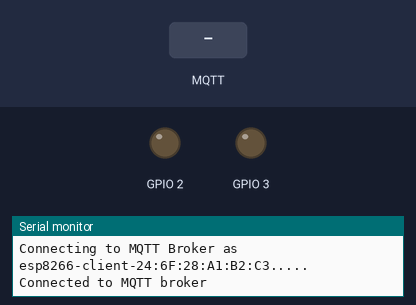
A program run on a simulated ESP32-C3. Parts: output pins drawn as LEDs (lit = HIGH), the last lines printed to the serial monitor. The test bench sets the inputs (shaded band). WiFi joins after 1.5 s; servers stay silent unless stated; no MQTT or app messages arrive unless stated.

Above: at 3.3 s.
3.4 s: MQTT message "on" arrives on the first subscribed topic
At 4.1 s:
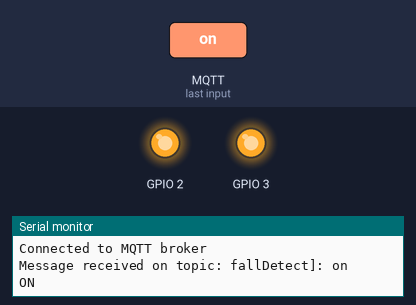
4.9 s: MQTT message "off" arrives on the first subscribed topic
At 5.3 s:
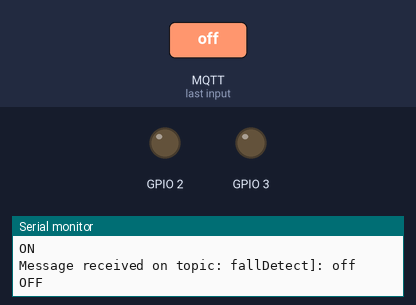
Timing chart, 0 to 7.9 s (numbered marks = the images above; inputs shaded):
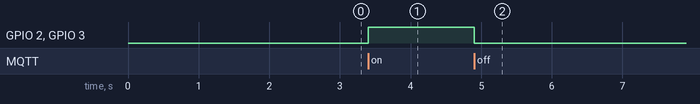

Measured:
- after the input at 3.4 s, GPIO 2, GPIO 3: LOW → HIGH at once
- after the input at 4.9 s, GPIO 2, GPIO 3: HIGH → LOW at once

The program:

main.cpp
```cpp
#include <WiFi.h>
#include <WiFiClientSecure.h>
#include <PubSubClient.h>
#include <time.h>

// WiFi credentials
const char *ssid = "Vy Hieu";            // Replace with your WiFi name
const char *password = "mocbaisau"; // Replace with your WiFi password

// MQTT Broker settings
const int mqtt_port = 8883;                                       // MQTT port (TLS)
const char *mqtt_broker = "u09672fa.ala.eu-central-1.emqxsl.com"; // EMQX broker endpoint
const char *mqtt_topic = "fallDetect";                            // MQTT topic
const char *mqtt_username = "admin";                              // MQTT username for authentication
const char *mqtt_password = "admin";                              // MQTT password for authentication

// NTP Server settings
const char *ntp_server = "pool.ntp.org"; // Default NTP server
// const char* ntp_server = "cn.pool.ntp.org"; // Recommended NTP server for users in China
const long gmt_offset_sec = 0;     // GMT offset in seconds (adjust for your time zone)
const int daylight_offset_sec = 0; // Daylight saving time offset in seconds

// WiFi and MQTT client initialization
WiFiClientSecure espClient;
PubSubClient mqtt_client(espClient);

// SSL certificate for MQTT broker
// Load DigiCert Global Root G2, which is used by EMQX Public Broker: broker.emqx.io
static const char ca_cert[] PROGMEM = R"EOF(
-----BEGIN CERTIFICATE-----
MIIDrzCCApegAwIBAgIQCDvgVpBCRrGhdWrJWZHHSjANBgkqhkiG9w0BAQUFADBh
MQswCQYDVQQGEwJVUzEVMBMGA1UEChMMRGlnaUNlcnQgSW5jMRkwFwYDVQQLExB3
d3cuZGlnaWNlcnQuY29tMSAwHgYDVQQDExdEaWdpQ2VydCBHbG9iYWwgUm9vdCBD
QTAeFw0wNjExMTAwMDAwMDBaFw0zMTExMTAwMDAwMDBaMGExCzAJBgNVBAYTAlVT
MRUwEwYDVQQKEwxEaWdpQ2VydCBJbmMxGTAXBgNVBAsTEHd3dy5kaWdpY2VydC5j
b20xIDAeBgNVBAMTF0RpZ2lDZXJ0IEdsb2JhbCBSb290IENBMIIBIjANBgkqhkiG
9w0BAQEFAAOCAQ8AMIIBCgKCAQEA4jvhEXLeqKTTo1eqUKKPC3eQyaKl7hLOllsB
CSDMAZOnTjC3U/dDxGkAV53ijSLdhwZAAIEJzs4bg7/fzTtxRuLWZscFs3YnFo97
nh6Vfe63SKMI2tavegw5BmV/Sl0fvBf4q77uKNd0f3p4mVmFaG5cIzJLv07A6Fpt
43C/dxC//AH2hdmoRBBYMql1GNXRor5H4idq9Joz+EkIYIvUX7Q6hL+hqkpMfT7P
T19sdl6gSzeRntwi5m3OFBqOasv+zbMUZBfHWymeMr/y7vrTC0LUq7dBMtoM1O/4
gdW7jVg/tRvoSSiicNoxBN33shbyTApOB6jtSj1etX+jkMOvJwIDAQABo2MwYTAO
BgNVHQ8BAf8EBAMCAYYwDwYDVR0TAQH/BAUwAwEB/zAdBgNVHQ4EFgQUA95QNVbR
TLtm8KPiGxvDl7I90VUwHwYDVR0jBBgwFoAUA95QNVbRTLtm8KPiGxvDl7I90VUw
DQYJKoZIhvcNAQEFBQADggEBAMucN6pIExIK+t1EnE9SsPTfrgT1eXkIoyQY/Esr
hMAtudXH/vTBH1jLuG2cenTnmCmrEbXjcKChzUyImZOMkXDiqw8cvpOp/2PV5Adg
06O/nVsJ8dWO41P0jmP6P6fbtGbfYmbW0W5BjfIttep3Sp+dWOIrWcBAI+0tKIJF
PnlUkiaY4IBIqDfv8NZ5YBberOgOzW6sRBc4L0na4UU+Krk2U886UAb3LujEV0ls
YSEY1QSteDwsOoBrp+uvFRTp2InBuThs4pFsiv9kuXclVzDAGySj4dzp30d8tbQk
CAUw7C29C79Fv1C5qfPrmAESrciIxpg0X40KPMbp1ZWVbd4=
-----END CERTIFICATE-----
)EOF";

// Load DigiCert Global Root CA ca_cert, which is used by EMQX Serverless Deployment
/*
static const char ca_cert[] PROGMEM = R"EOF(
-----BEGIN CERTIFICATE-----
MIIDrzCCApegAwIBAgIQCDvgVpBCRrGhdWrJWZHHSjANBgkqhkiG9w0BAQUFADBh
MQswCQYDVQQGEwJVUzEVMBMGA1UEChMMRGlnaUNlcnQgSW5jMRkwFwYDVQQLExB3
d3cuZGlnaWNlcnQuY29tMSAwHgYDVQQDExdEaWdpQ2VydCBHbG9iYWwgUm9vdCBD
QTAeFw0wNjExMTAwMDAwMDBaFw0zMTExMTAwMDAwMDBaMGExCzAJBgNVBAYTAlVT
MRUwEwYDVQQKEwxEaWdpQ2VydCBJbmMxGTAXBgNVBAsTEHd3dy5kaWdpY2VydC5j
b20xIDAeBgNVBAMTF0RpZ2lDZXJ0IEdsb2JhbCBSb290IENBMIIBIjANBgkqhkiG
9w0BAQEFAAOCAQ8AMIIBCgKCAQEA4jvhEXLeqKTTo1eqUKKPC3eQyaKl7hLOllsB
CSDMAZOnTjC3U/dDxGkAV53ijSLdhwZAAIEJzs4bg7/fzTtxRuLWZscFs3YnFo97
nh6Vfe63SKMI2tavegw5BmV/Sl0fvBf4q77uKNd0f3p4mVmFaG5cIzJLv07A6Fpt
43C/dxC//AH2hdmoRBBYMql1GNXRor5H4idq9Joz+EkIYIvUX7Q6hL+hqkpMfT7P
T19sdl6gSzeRntwi5m3OFBqOasv+zbMUZBfHWymeMr/y7vrTC0LUq7dBMtoM1O/4
gdW7jVg/tRvoSSiicNoxBN33shbyTApOB6jtSj1etX+jkMOvJwIDAQABo2MwYTAO
BgNVHQ8BAf8EBAMCAYYwDwYDVR0TAQH/BAUwAwEB/zAdBgNVHQ4EFgQUA95QNVbR
TLtm8KPiGxvDl7I90VUwHwYDVR0jBBgwFoAUA95QNVbRTLtm8KPiGxvDl7I90VUw
DQYJKoZIhvcNAQEFBQADggEBAMucN6pIExIK+t1EnE9SsPTfrgT1eXkIoyQY/Esr
hMAtudXH/vTBH1jLuG2cenTnmCmrEbXjcKChzUyImZOMkXDiqw8cvpOp/2PV5Adg
06O/nVsJ8dWO41P0jmP6P6fbtGbfYmbW0W5BjfIttep3Sp+dWOIrWcBAI+0tKIJF
PnlUkiaY4IBIqDfv8NZ5YBberOgOzW6sRBc4L0na4UU+Krk2U886UAb3LujEV0ls
YSEY1QSteDwsOoBrp+uvFRTp2InBuThs4pFsiv9kuXclVzDAGySj4dzp30d8tbQk
CAUw7C29C79Fv1C5qfPrmAESrciIxpg0X40KPMbp1ZWVbd4=
-----END CERTIFICATE-----
)EOF";
*/

// Function declarations
void connectToWiFi();

void connectToMQTT();

void syncTime();

void mqttCallback(char *topic, byte *payload, unsigned int length);

void setup()
{
  Serial.begin(9600);
  connectToWiFi();
  // syncTime(); // X.509 validation requires synchronization time
  mqtt_client.setServer(mqtt_broker, mqtt_port);
  mqtt_client.setCallback(mqttCallback);
  connectToMQTT();
  pinMode(2, OUTPUT);
  pinMode(3, OUTPUT);

}

void connectToWiFi()
{
  WiFi.begin(ssid, password);
  while (WiFi.status() != WL_CONNECTED)
  {
    delay(1000);
    Serial.println("Connecting to WiFi...");
  }
  Serial.println("Connected to WiFi");
  Serial.println("");
  Serial.println("WiFi connected");
  Serial.println("IP address: ");
  Serial.println(WiFi.localIP());
}

// void syncTime()
// {
//   configTime(gmt_offset_sec, daylight_offset_sec, ntp_server);
//   Serial.print("Waiting for NTP time sync: ");
//   while (time(nullptr) < 8 * 3600 * 2)
//   {
//     delay(1000);
//     Serial.print(".");
//   }
//   Serial.println("Time synchronized");
//   struct tm timeinfo;
//   if (getLocalTime(&timeinfo))
//   {
//     Serial.print("Current time: ");
//     Serial.println(asctime(&timeinfo));
//   }
//   else
//   {
//     Serial.println("Failed to obtain local time");
//   }
// }

void connectToMQTT()
{
  espClient.setCACert(ca_cert);
  while (!mqtt_client.connected())
  {
    String client_id = "esp8266-client-" + String(WiFi.macAddress());
    Serial.printf("Connecting to MQTT Broker as %s.....\n", client_id.c_str());
    if (mqtt_client.connect(client_id.c_str(), mqtt_username, mqtt_password))
    {
      Serial.println("Connected to MQTT broker");
      mqtt_client.subscribe(mqtt_topic);
      // Publish message upon successful connection
      // mqtt_client.publish(mqtt_topic, "Hi EMQX I'm ESP8266 ^^");
    }
    else
    {
      char err_buf[128];
      // espClient.getLastSSLError(err_buf, sizeof(err_buf));
      Serial.print("Failed to connect to MQTT broker, rc=");
      Serial.println(mqtt_client.state());
      Serial.print("SSL error: ");
      Serial.println(err_buf);
      delay(5000);
    }
  }
}

void mqttCallback(char *topic, byte *payload, unsigned int length)
{
  Serial.print("Message received on topic: ");
  Serial.print(topic);
  Serial.print("]: ");

  // Chuyển payload thành chuỗi ký tự
  char message[length + 1]; // Thêm 1 để chứa ký tự kết thúc chuỗi '\0'
  memcpy(message, payload, length);
  message[length] = '\0'; // Kết thúc chuỗi

  // Hiển thị payload
  Serial.println(message);

  // So sánh nội dung tin nhắn
  if (strcmp(message, "on") == 0)
  {
    Serial.println("ON");
    digitalWrite(2, HIGH);
    digitalWrite(3, HIGH);

  }
  else if (strcmp(message, "off") == 0)
  {
    digitalWrite(2, LOW);
    digitalWrite(3, LOW);

    Serial.println("OFF");
  }
}

void loop()
{
  if (!mqtt_client.connected())
  {
    connectToMQTT();
  }
  mqtt_client.loop();
}
```
